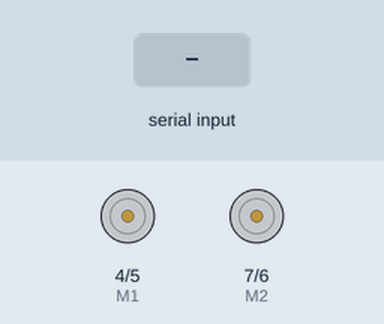
Bench run of a sketch on a simulated Arduino Uno, built with avr-gcc and run on an emulated ATmega328P. Parts: direction and speed pins drawn as motors (green arrow = direction pin HIGH = forward, orange = LOW = backward, longer = more drive). Inputs (shaded band) come from the test bench.

Above: at 1.2 s.
1.3 s: "w" received over Serial
At 1.9 s:
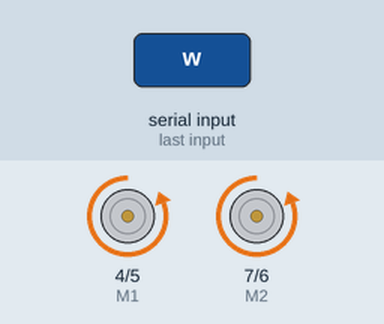
2.8 s: "s" received over Serial
At 3.1 s:
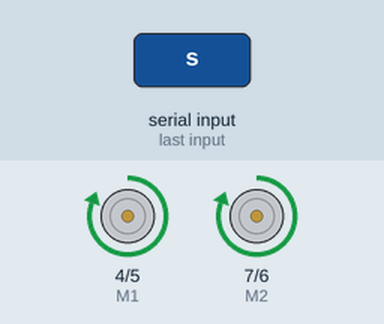
4.3 s: "a" received over Serial
At 5.4 s:
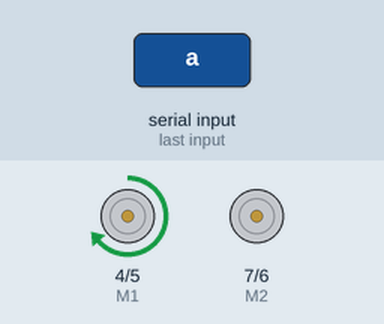
5.8 s: "d" received over Serial
At 6.5 s:
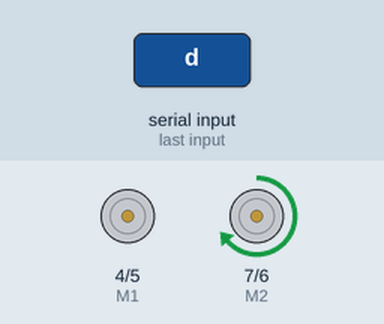
7.3 s: "x" received over Serial
At 7.7 s:
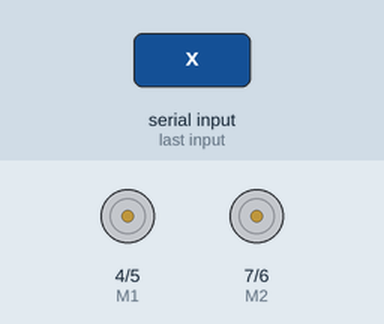
8.8 s: "w" received over Serial
At 10.0 s:
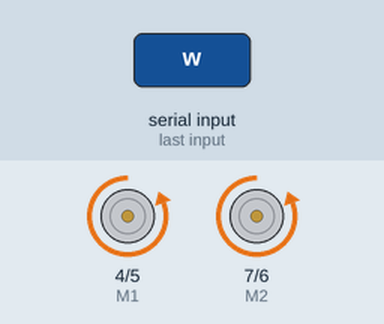
Timing chart, 0 to 11.3 s (numbered marks = the images above; inputs shaded):
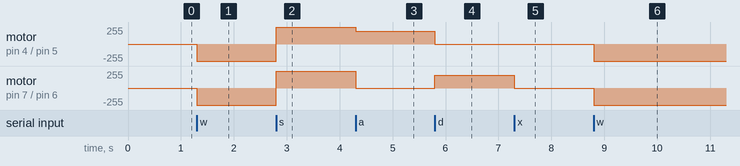

Measured:
- after the input at 1.3 s, motor on pin 4 (M1) / pin 5 (E1), motor on pin 7 (M2) / pin 6 (E2): stopped → backward 255/255 at once
- after the input at 2.8 s, motor on pin 4 (M1) / pin 5 (E1), motor on pin 7 (M2) / pin 6 (E2): backward 255/255 → forward 255/255 at once
- after the input at 4.3 s, motor on pin 4 (M1) / pin 5 (E1): forward 255/255 → forward 191/255 at once; motor on pin 7 (M2) / pin 6 (E2): forward 255/255 → stopped at once
- after the input at 5.8 s, motor on pin 4 (M1) / pin 5 (E1): forward 191/255 → stopped at once; motor on pin 7 (M2) / pin 6 (E2): stopped → forward 191/255 at once
- after the input at 7.3 s, motor on pin 7 (M2) / pin 6 (E2): forward 191/255 → stopped at once
- after the input at 8.8 s, motor on pin 4 (M1) / pin 5 (E1), motor on pin 7 (M2) / pin 6 (E2): stopped → backward 255/255 at once

The sketch:

Move_Like_the_Real_Thing.ino
```cpp
// (licence header left out)
//Pin 4 = Direction control for Motor 2
//Pin 5 = PWM control for Motor 2
//Pin 6 = PWM control for Motor 1
//Pin 7 = Direction control for Motor 1
int E1 = 5;
int M1 = 4;
int E2 = 6;
int M2 = 7;

void setup() {
  Serial.begin( 9600 );
  for (int i = 4; i <= 7; i++) //Pin 4 to 7 are used
      pinMode(i, OUTPUT);
}

void loop() {
  if (Serial.available()) {
        char input = Serial.read();
        switch(input){
          case 'w':
            digitalWrite(M1, LOW);
            digitalWrite(M2, LOW);
            analogWrite(E1, 255);
            analogWrite(E2, 255);
            break;
          case 's':
            digitalWrite(M1, HIGH);
            digitalWrite(M2, HIGH);
            analogWrite(E1, 255);
            analogWrite(E2, 255);
            break;
          case 'a':
            analogWrite(E1, 191);
            analogWrite(E2, 0);
            break;
          case 'd':
            analogWrite(E1, 0);
            analogWrite(E2, 191);
            break;
          case 'x':
            analogWrite(E1, 0);
            analogWrite(E2, 0);
            break;
          default:
            analogWrite(E1, 0);
            analogWrite(E2, 0);
            break;
        }
     }
}
```
